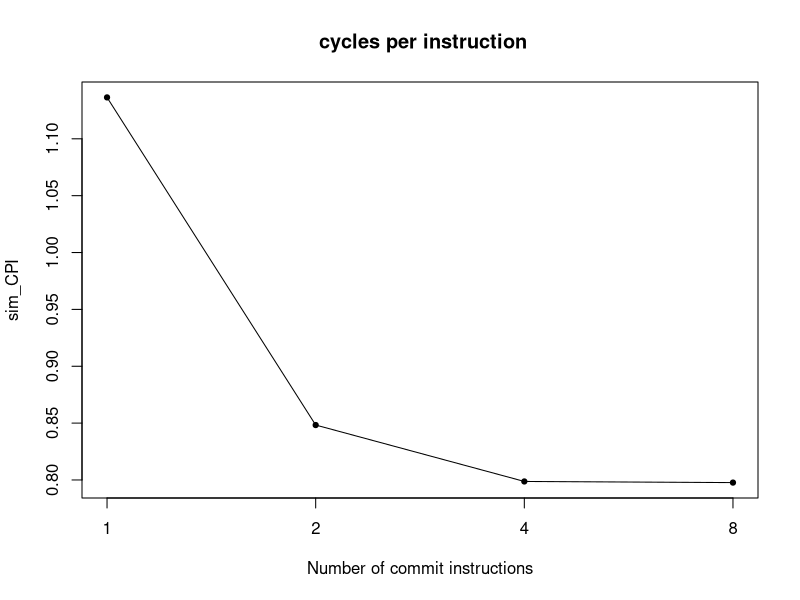
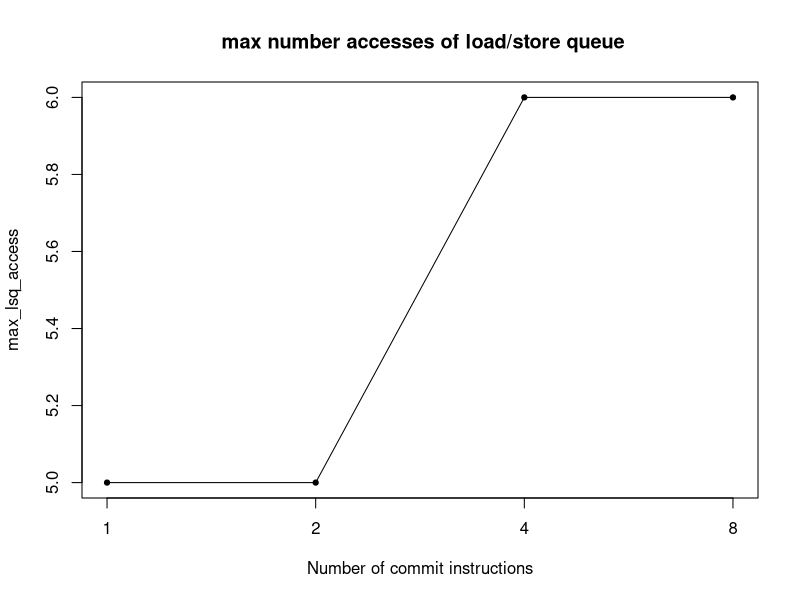
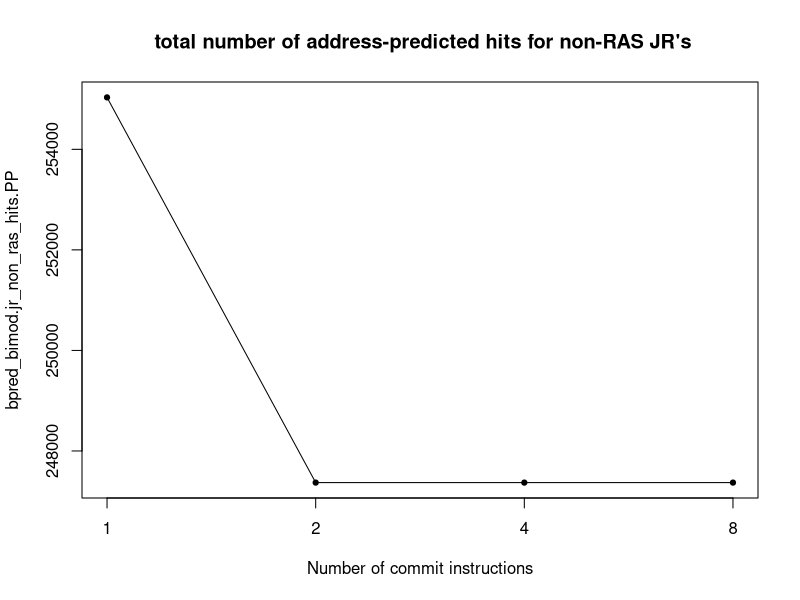
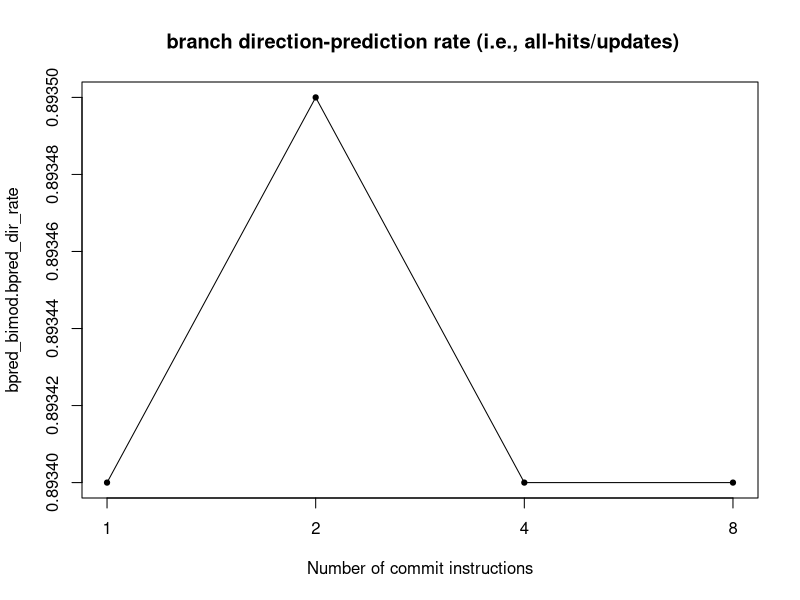
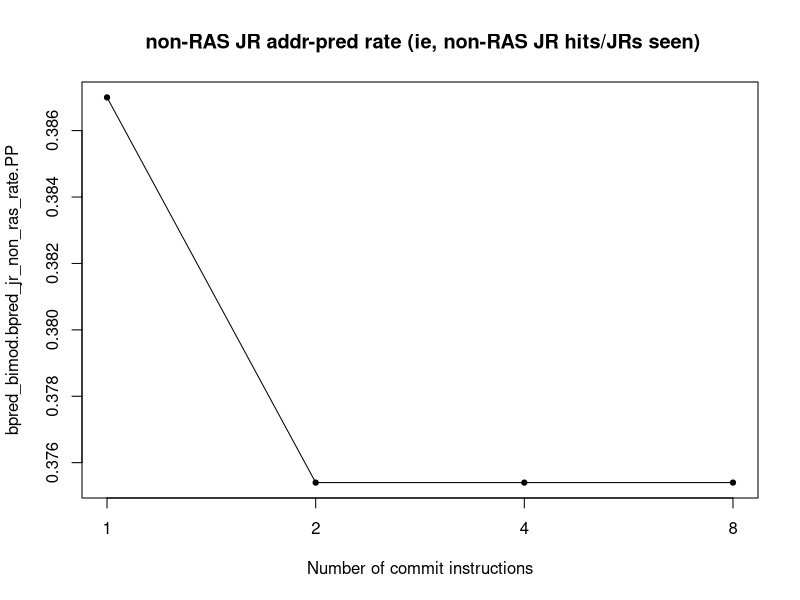
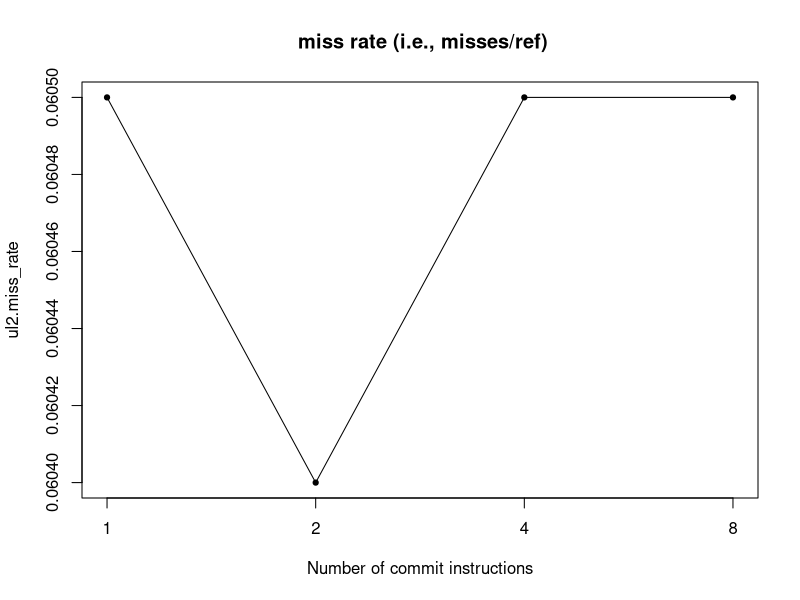
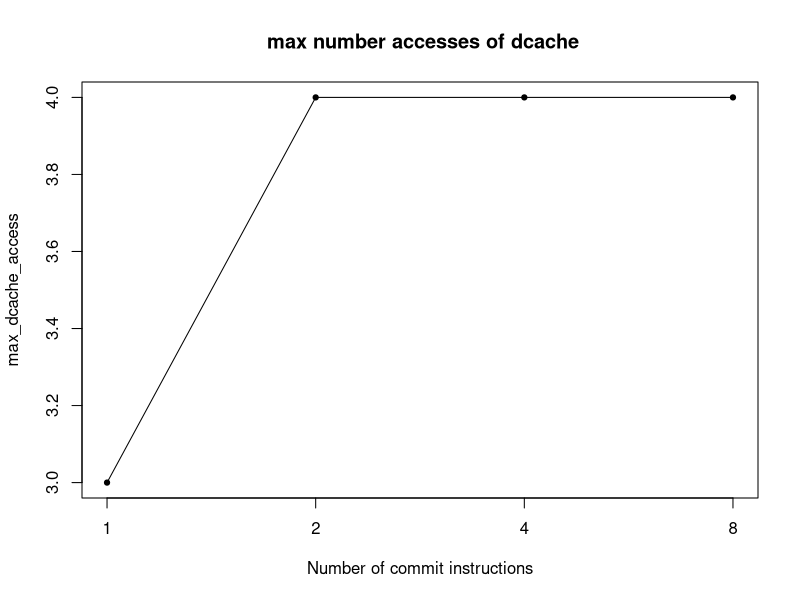
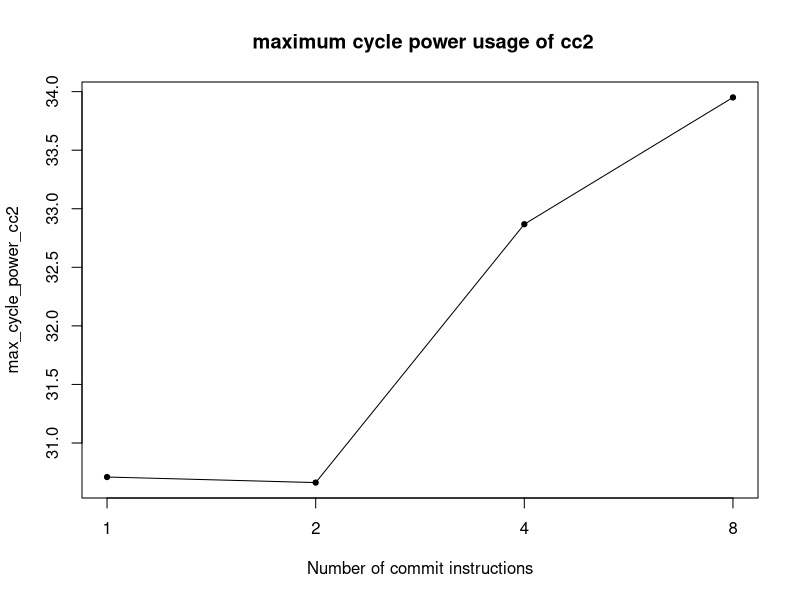

These figures' R source, in order:
start <- 219
top <- 20
xlab <- "Number of commit instructions"

data <- readLines("results_C1.txt") 
data <- data[start:length(data) - 1]
n <- length(data)
empty <- rep(0, n)
results <- data.frame(metric = empty, C1 = empty)
for(i in 1:n){
  result <- strsplit(strsplit(data[i], "#")[[1]][1], "\\s+")[[1]]
  results[i,1] <- result[1]
  results[i,2] <- as.numeric(result[2])
}
data <- readLines("results_C2.txt") 
data <- data[start:length(data) - 1]
results$C2 <- empty
for(i in 1:n){
  result <- strsplit(strsplit(data[i], "#")[[1]][1], "\\s+")[[1]]
  results[i,3] <- as.numeric(result[2])
}
data <- readLines("results_C4.txt") 
data <- data[start:length(data) - 1]
results$C4 <- empty
for(i in 1:n){
  result <- strsplit(strsplit(data[i], "#")[[1]][1], "\\s+")[[1]]
  results[i,4] <- as.numeric(result[2])
}
data <- readLines("results_C8.txt") 
data <- data[start:length(data) - 1]
results$C8 <- empty
results$desc <- empty
for(i in 1:n){
  result <- strsplit(strsplit(data[i], "#")[[1]][1], "\\s+")[[1]]
  results[i,5] <- as.numeric(result[2])
  results[i,6] <- strsplit(data[i], "#")[[1]][2]
}

plot(1:4,results[15,2:5],type='l',axes=F,ylab=results[15,1]
     ,main=results[15,6]
     ,xlab="Number of commit instructions")
points(1:4,results[15,2:5],cex=0.7,pch=21,bg=1)
box()
axis(1,at=1:4,labels=c(1,2,4,8))
axis(2)

results$min <- apply(results[,2:5],1,min)
results$max <- apply(results[,2:5],1,max)
results$range <- results$max - results$min
results$sd <- apply(results[,2:5],1,sd)
results$index <- results$sd / results$range

results <- results[with(results,order(-index)),]
results <- results[1:top,1:6]

for(i in 1:top){
  plot(1:4,results[i,2:5],type='l',axes=F,ylab=results[i,1]
       ,main=results[i,6]
       ,xlab=xlab)
  box()
  axis(1,at=1:4,labels=c(1,2,4,8))
  axis(2)
  points(1:4,results[i,2:5],cex=0.7,pch=21,bg=1)
}
